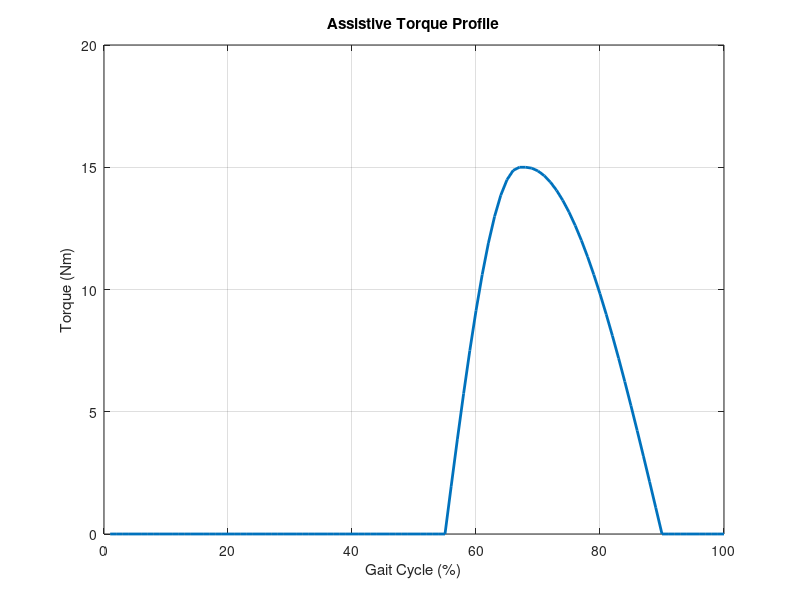

Recreate this plot in MATLAB.
% Inputs
start_time = 55;          % Start time as a percentage of the gait cycle
peak_time = start_time + 12.5;           % Peak time as a percentage of the gait cycle
end_time = start_time + 35;            % End time as a percentage of the gait cycle
peak_torque = 15;         % Peak torque value

% Ensure that times are within valid bounds
start_time = max(1, min(100, start_time));
peak_time = max(start_time, min(100, peak_time));  % Ensure peak_time is after start_time
end_time = max(peak_time, min(100, end_time));     % Ensure end_time is after peak_time

% Generate rising segment (start_time to peak_time)
rising_duration = peak_time - start_time + 1;      % Duration of rising segment
rising_ang = linspace(0, pi/2, rising_duration);   % Rising segment angle
rising_torque = sin(rising_ang) * peak_torque;     % Rising torque profile

% Generate falling segment (peak_time to end_time)
falling_duration = end_time - peak_time + 1;       % Duration of falling segment
falling_ang = linspace(pi/2, pi, falling_duration);% Falling segment angle
falling_torque = sin(falling_ang) * peak_torque;   % Falling torque profile

% Combine torque profile
torqueAssistive = zeros(1, 100);
torqueAssistive(start_time:peak_time) = rising_torque;
torqueAssistive(peak_time:end_time) = falling_torque;

% Plot torque profile for visualization
figure;
plot(1:100, torqueAssistive, 'LineWidth', 2);
xlabel('Gait Cycle (%)');
ylabel('Torque (Nm)');
title('Assistive Torque Profile');
grid on;
